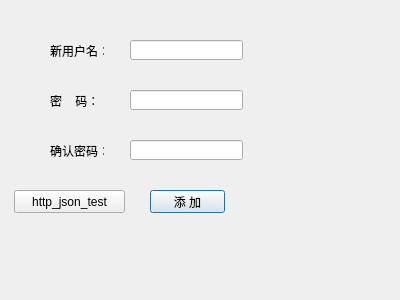
<?xml version="1.0" encoding="UTF-8"?>
<ui version="4.0">
 <class>AddUserDialog</class>
 <widget class="QDialog" name="AddUserDialog">
  <property name="geometry">
   <rect>
    <x>0</x>
    <y>0</y>
    <width>400</width>
    <height>300</height>
   </rect>
  </property>
  <property name="windowTitle">
   <string>Dialog</string>
  </property>
  <widget class="QLabel" name="label">
   <property name="geometry">
    <rect>
     <x>50</x>
     <y>40</y>
     <width>54</width>
     <height>21</height>
    </rect>
   </property>
   <property name="text">
    <string>新用户名：</string>
   </property>
  </widget>
  <widget class="QLabel" name="label_2">
   <property name="geometry">
    <rect>
     <x>50</x>
     <y>90</y>
     <width>54</width>
     <height>21</height>
    </rect>
   </property>
   <property name="text">
    <string>密    码：</string>
   </property>
  </widget>
  <widget class="QLabel" name="label_3">
   <property name="geometry">
    <rect>
     <x>50</x>
     <y>140</y>
     <width>54</width>
     <height>21</height>
    </rect>
   </property>
   <property name="text">
    <string>确认密码：</string>
   </property>
  </widget>
  <widget class="QPushButton" name="addPushButton">
   <property name="geometry">
    <rect>
     <x>150</x>
     <y>190</y>
     <width>75</width>
     <height>23</height>
    </rect>
   </property>
   <property name="text">
    <string>添 加</string>
   </property>
  </widget>
  <widget class="QLabel" name="promptLabel">
   <property name="geometry">
    <rect>
     <x>50</x>
     <y>250</y>
     <width>301</width>
     <height>16</height>
    </rect>
   </property>
   <property name="text">
    <string/>
   </property>
  </widget>
  <widget class="QLineEdit" name="usernameLineEdit">
   <property name="geometry">
    <rect>
     <x>130</x>
     <y>40</y>
     <width>113</width>
     <height>20</height>
    </rect>
   </property>
  </widget>
  <widget class="QLineEdit" name="pwdLineEdit">
   <property name="geometry">
    <rect>
     <x>130</x>
     <y>90</y>
     <width>113</width>
     <height>20</height>
    </rect>
   </property>
  </widget>
  <widget class="QLineEdit" name="confirmLineEdit">
   <property name="geometry">
    <rect>
     <x>130</x>
     <y>140</y>
     <width>113</width>
     <height>20</height>
    </rect>
   </property>
  </widget>
  <widget class="QPushButton" name="testButton">
   <property name="geometry">
    <rect>
     <x>14</x>
     <y>190</y>
     <width>111</width>
     <height>23</height>
    </rect>
   </property>
   <property name="text">
    <string>http_json_test</string>
   </property>
  </widget>
 </widget>
 <resources/>
 <connections/>
</ui>
